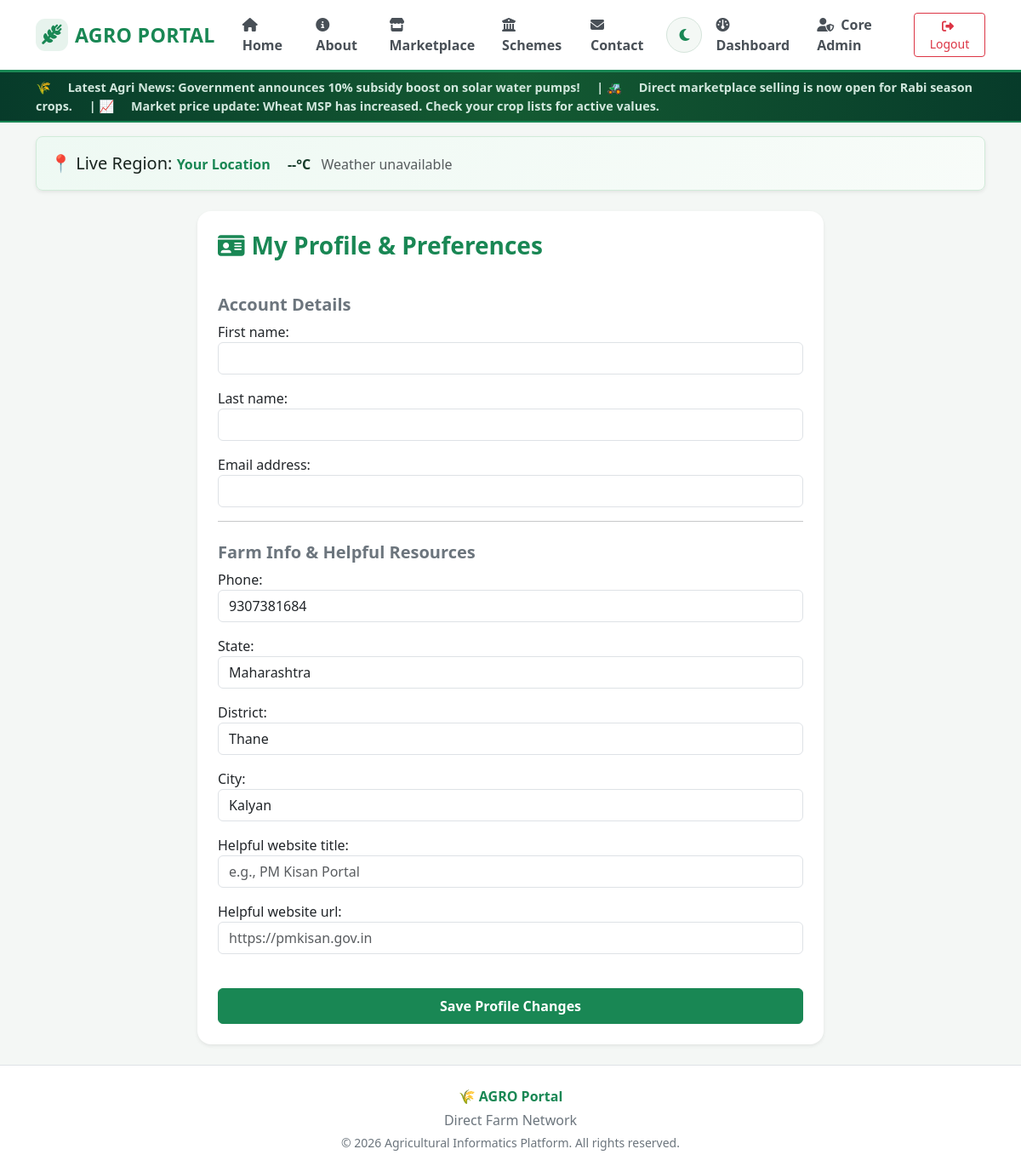
The page /profile/ (signed in) on the database its author committed.
### core/models.py (models this page shows, shortened)
class Profile(models.Model):
    user = models.OneToOneField(User, on_delete=models.CASCADE, related_name='profile')
    phone = models.CharField(max_length=15, blank=True, null=True)
    state = models.CharField(max_length=100, blank=True, null=True)
    district = models.CharField(max_length=100, blank=True, null=True)
    city = models.CharField(max_length=100, blank=True, null=True)
    helpful_website_title = models.CharField(max_length=200, blank=True, null=True)
    helpful_website_url = models.URLField(max_length=500, blank=True, null=True)
    email_otp = models.CharField(max_length=6, blank=True, null=True)
    is_email_verified = models.BooleanField(default=False)

### core/views.py (the view)
# urls.py: path('profile/', views.profile_view if hasattr(views, 'profile_view') else views.homepage_view, name='profile'),
@login_required
def profile_view(request):
    profile, created = Profile.objects.get_or_create(user=request.user)
    if request.method == 'POST':
        u_form = UserUpdateForm(request.POST, instance=request.user)
        p_form = ProfileForm(request.POST, instance=profile)
        if u_form.is_valid() and p_form.is_valid():
            u_form.save()
            p_form.save()
            messages.success(request, "Profile updated successfully!")
            return redirect('profile')
    else:
        u_form = UserUpdateForm(instance=request.user)
        p_form = ProfileForm(instance=profile)
    return render(request, 'core/profile.html', {
        'u_form': u_form,
        'p_form': p_form,
        'profile': profile
    })

### core/forms.py
class UserUpdateForm(forms.ModelForm):
    class Meta:
        model = User
        fields = ['first_name', 'last_name', 'email']
        widgets = {
            'first_name': forms.TextInput(attrs={'class': 'form-control'}),
            'last_name': forms.TextInput(attrs={'class': 'form-control'}),
            'email': forms.EmailInput(attrs={'class': 'form-control'}),
        }

class ProfileForm(forms.ModelForm):
    class Meta:
        model = Profile
        fields = ['phone', 'state', 'district', 'city', 'helpful_website_title', 'helpful_website_url']
        widgets = {
            'phone': forms.TextInput(attrs={'class': 'form-control', 'placeholder': 'Enter mobile number'}),
            'state': forms.TextInput(attrs={'class': 'form-control', 'placeholder': 'State'}),
            'district': forms.TextInput(attrs={'class': 'form-control', 'placeholder': 'District'}),
            'city': forms.TextInput(attrs={'class': 'form-control', 'placeholder': 'City'}),
            'helpful_website_title': forms.TextInput(attrs={'class': 'form-control', 'placeholder': 'e.g., PM Kisan Portal'}),
            'helpful_website_url': forms.URLInput(attrs={'class': 'form-control', 'placeholder': 'https://pmkisan.gov.in'}),
        }

### core/templates/core/profile.html (shortened to what this page needs)
{% extends 'core/base.html' %}
{% block content %}
<div class="row justify-content-center">
    <div class="col-md-8">
        <div class="card p-4 border-0 shadow-sm rounded-4 bg-white">
            <h3 class="fw-bold text-success mb-3"><i class="fa-solid fa-id-card me-2"></i>My Profile & Preferences</h3>
            <form method="POST">
                <h5 class="fw-bold mt-4 text-secondary">Account Details</h5>
                {{ u_form.as_p }}
                <hr>
                <h5 class="fw-bold mt-4 text-secondary">Farm Info & Helpful Resources</h5>
                {{ p_form.as_p }}
                <button type="submit" class="btn btn-success w-100 fw-bold py-2 mt-4">Save Profile Changes</button>
            </form>
        </div>
    </div>
</div>
{% endblock %}

### core/templates/core/base.html (style rules this page uses)
:root { --agro-green: #198754; --agro-dark-green: #073b2a; --agro-light-green: #eef9f3; --body-bg: #f4f7f5; --card-bg: #ffffff; --text-main: #17221d; --text-muted: #6c757d; --border-color: #dcebe2; --navbar-bg: #ffffff; --footer-bg: #ffffff; }
body { background-color: var(--body-bg); color: var(--text-main); font-family: 'Segoe UI', Tahoma, Geneva, Verdana, sans-serif; transition: background-color 0.35s ease, color 0.35s ease; min-height: 100vh; }

### rows shown on the page
Profile: phone "9307381684", state "Maharashtra", district "Thane", city "Kalyan"
